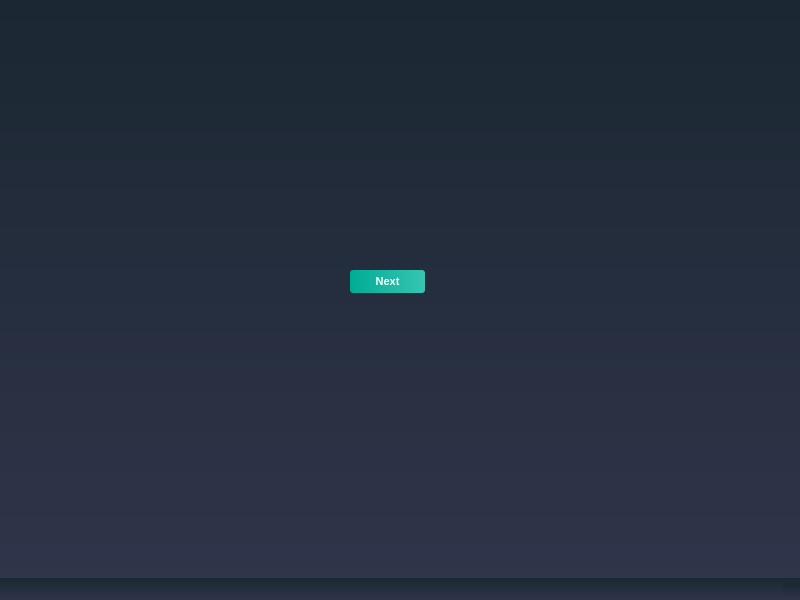
<?xml version="1.0" encoding="UTF-8"?>
<ui version="4.0">
 <class>MainWindow</class>
 <widget class="QMainWindow" name="MainWindow">
  <property name="geometry">
   <rect>
    <x>0</x>
    <y>0</y>
    <width>800</width>
    <height>600</height>
   </rect>
  </property>
  <property name="windowTitle">
   <string>MainWindow</string>
  </property>
  <property name="styleSheet">
   <string notr="true">/*-----QWidget-----*/

QWidget

{

	background-color: qlineargradient(spread:repeat, x1:1, y1:0, x2:1, y2:1, stop:0 rgba(27, 39, 50, 255),stop:1 rgba(47, 53, 74, 255));

	color: #000000;



}





/*-----QLabel-----*/

QLabel

{

	background-color: transparent;

	color: #c2c7d5;

	font-size: 13px;



}





/*-----QPushButton-----*/

QPushButton

{

	background-color: qlineargradient(spread:pad, x1:0, y1:0.511, x2:1, y2:0.511, stop:0 rgba(0, 172, 149, 255),stop:0.995192 rgba(54, 197, 177, 255));

	color: #fff;

	font-size: 11px;

	font-weight: bold;

	border: none;

	border-radius: 3px;

	padding: 5px;



}





QPushButton::pressed

{

	background-color: qlineargradient(spread:pad, x1:0, y1:0.511, x2:1, y2:0.511, stop:0 rgba(0, 207, 179, 255),stop:1 rgba(70, 255, 230, 255));



}





/*-----QCheckBox-----*/

QCheckBox

{

	background-color: transparent;

	color: #fff;

	font-size: 10px;

	font-weight: bold;

	border: none;

	border-radius: 5px;



}





/*-----QCheckBox-----*/

QCheckBox::indicator

{

    color: #b1b1b1;

    background-color: #323232;

    border: 1px solid darkgray;

    width: 12px;

    height: 12px;



}





QCheckBox::indicator:checked

{

    image:url(&quot;./ressources/check.png&quot;);

	background-color: qlineargradient(spread:pad, x1:0, y1:0.511, x2:1, y2:0.511, stop:0 rgba(0, 172, 149, 255),stop:0.995192 rgba(54, 197, 177, 255));;

    border: 1px solid #607cff;



}





QCheckBox::indicator:unchecked:hover

{

    border: 1px solid #08b099;



}





QCheckBox::disabled

{

	color: #656565;



}





QCheckBox::indicator:disabled

{

	background-color: #656565;

	color: #656565;

    border: 1px solid #656565;



}





/*-----QLineEdit-----*/

QLineEdit

{

	background-color: #c2c7d5;

	color: #000;

	font-weight: bold;

	border: none;

	border-radius: 2px;

	padding: 3px;



}







/*-----QListView-----*/

QListView

{

	background-color: qlineargradient(spread:pad, x1:1, y1:0, x2:1, y2:1, stop:0 rgba(50, 61, 80, 255),stop:1 rgba(44, 49, 69, 255));

	color: #fff;

	font-size: 12px;

	font-weight: bold;

	border: 1px solid #191919;

	show-decoration-selected: 0;



}





QListView::item

{

	color: #31cecb;

	background-color: #454e5e;

	border: none;

	padding: 5px;

	border-radius: 0px;

	padding-left : 10px;

	height: 42px;



}



QListView::item:selected

{

	color: #31cecb;

	background-color: #454e5e;



}





QListView::item:!selected

{

	color:white;

	background-color: transparent;

	border: none;

	padding-left : 10px;



}





QListView::item:!selected:hover

{

	color: #bbbcba;

	background-color: #454e5e;

	border: none;

	padding-left : 10px;



}





/*-----QTreeView-----*/

QTreeView 

{

	background-color: #232939;

	show-decoration-selected: 0;

	color: #c2c8d7;



}





QTreeView::item 

{

	border-top-color: transparent;

	border-bottom-color: transparent;



}





QTreeView::item:hover 

{

	background-color: #606060;

	color: #fff;



}





QTreeView::item:selected 

{

	background-color: #0ab19a;

	color: #fff;



}





QTreeView::item:selected:active

{

	background-color: #0ab19a;

	color: #fff;



}





QTreeView::branch:has-children:!has-siblings:closed,

QTreeView::branch:closed:has-children:has-siblings 

{

	image: url(://tree-closed.png);



}



QTreeView::branch:open:has-children:!has-siblings,

QTreeView::branch:open:has-children:has-siblings  

{

	image: url(://tree-open.png);



}





/*-----QTableView &amp; QTableWidget-----*/

QTableView

{

    background-color: #232939;

	border: 1px solid gray;

    color: #f0f0f0;

    gridline-color: #232939;

    outline : 0;



}





QTableView::disabled

{

    background-color: #242526;

    border: 1px solid #32414B;

    color: #656565;

    gridline-color: #656565;

    outline : 0;



}





QTableView::item:hover 

{

    background-color: #606060;

    color: #f0f0f0;



}





QTableView::item:selected 

{

	background-color: #0ab19a;

    color: #F0F0F0;



}





QTableView::item:selected:disabled

{

    background-color: #1a1b1c;

    border: 2px solid #525251;

    color: #656565;



}





QTableCornerButton::section

{

	background-color: #343a49;

    color: #fff;



}





QHeaderView::section

{

	color: #fff;

	border-top: 0px;

	border-bottom: 1px solid gray;

	border-right: 1px solid gray;

	background-color: #343a49;

    margin-top:1px;

	margin-bottom:1px;

	padding: 5px;



}





QHeaderView::section:disabled

{

    background-color: #525251;

    color: #656565;



}





QHeaderView::section:checked

{

    color: #fff;

    background-color: #0ab19a;



}





QHeaderView::section:checked:disabled

{

    color: #656565;

    background-color: #525251;



}





QHeaderView::section::vertical::first,

QHeaderView::section::vertical::only-one

{

    border-top: 1px solid #353635;



}





QHeaderView::section::vertical

{

    border-top: 1px solid #353635;



}





QHeaderView::section::horizontal::first,

QHeaderView::section::horizontal::only-one

{

    border-left: 1px solid #353635;



}





QHeaderView::section::horizontal

{

    border-left: 1px solid #353635;



}





/*-----QScrollBar-----*/

QScrollBar:horizontal 

{

    background-color: transparent;

    height: 8px;

    margin: 0px;

    padding: 0px;



}





QScrollBar::handle:horizontal 

{

    border: none;

	min-width: 100px;

    background-color: #56576c;



}





QScrollBar::add-line:horizontal, 

QScrollBar::sub-line:horizontal,

QScrollBar::add-page:horizontal, 

QScrollBar::sub-page:horizontal 

{

    width: 0px;

    background-color: transparent;



}





QScrollBar:vertical 

{

    background-color: transparent;

    width: 8px;

    margin: 0;



}





QScrollBar::handle:vertical 

{

    border: none;

	min-height: 100px;

    background-color: #56576c;



}





QScrollBar::add-line:vertical, 

QScrollBar::sub-line:vertical,

QScrollBar::add-page:vertical, 

QScrollBar::sub-page:vertical 

{

    height: 0px;

    background-color: transparent;



}

QGroupBox  {

    border: 1px solid gray;

    border-color: qlineargradient(spread:pad, x1:0, y1:0.511, x2:1, y2:0.511, stop:0 rgba(0, 172, 149, 255),stop:0.995192 rgba(54, 197, 177, 255));;

    margin-top: 27px;

    font-size: 14px;

    border-radius: 15px;

}



QGroupBox::title  {

    subcontrol-origin: margin;

    subcontrol-position: top center;

    padding: 5px 8000px 5px 8000px;

    background-color: qlineargradient(spread:pad, x1:0, y1:0.511, x2:1, y2:0.511, stop:0 rgba(0, 172, 149, 255),stop:0.995192 rgba(54, 197, 177, 255));;

    color: rgb(255, 255, 255);

}

QLineEdit {

    border: 2px solid gray;

    border-radius: 10px;

    padding: 0 8px;

    background: white;

    selection-background-color: darkgray;

}

QComboBox {

    border: 2px solid grey;

    border-radius: 10px;

    padding: 0 8px;

    min-width: 6em;

}



QComboBox:editable {

    background: white;

}



QComboBox:!editable, QComboBox::drop-down:editable {

     background: white;

}



/* QComboBox gets the &quot;on&quot; state when the popup is open */

QComboBox:!editable:on, QComboBox::drop-down:editable:on {

    background: qlineargradient(x1: 0, y1: 0, x2: 0, y2: 1,

                                stop: 0 #D3D3D3, stop: 0.4 #D8D8D8,

                                stop: 0.5 #DDDDDD, stop: 1.0 #E1E1E1);

}



QComboBox:on { /* shift the text when the popup opens */

    padding-top: 3px;

    padding-left: 4px;

}



QComboBox::drop-down {

    subcontrol-origin: padding;

    subcontrol-position: top right;

    width: 15px;



    border-left-width: 1px;

    border-left-color: darkgray;

    border-left-style: solid; /* just a single line */

    border-top-right-radius: 10px; /* same radius as the QComboBox */

    border-bottom-right-radius: 10px;

}



QComboBox::down-arrow {

    image: url(/usr/share/icons/crystalsvg/16x16/actions/1downarrow.png);

}



QComboBox::down-arrow:on { /* shift the arrow when popup is open */

    top: 1px;

    left: 1px;

}

QComboBox QAbstractItemView {

    border: 2px solid gray;

    selection-background-color: lightgray;

}

QTabWidget::pane { /* The tab widget frame */

    border-top: 2px solid #C2C7CB;

}



QTabWidget::tab-bar {

    left: 5px; /* move to the right by 5px */

}



/* Style the tab using the tab sub-control. Note that

    it reads QTabBar _not_ QTabWidget */

QTabBar::tab {

    background: qlineargradient(x1: 0, y1: 0, x2: 0, y2: 1,

                                stop: 0 #E1E1E1, stop: 0.4 #DDDDDD,

                                stop: 0.5 #D8D8D8, stop: 1.0 #D3D3D3);

    border: 2px solid qlineargradient(spread:pad, x1:0, y1:0.511, x2:1, y2:0.511, stop:0 rgba(0, 172, 149, 255),stop:0.995192 rgba(54, 197, 177, 255));;

    border-bottom-color: #C2C7CB; /* same as the pane color */

    border-top-left-radius: 4px;

    border-top-right-radius: 4px;

    min-width: 8ex;

    padding: 2px;

}



QTabBar::tab:selected, QTabBar::tab:hover {

    background: qlineargradient(spread:pad, x1:0, y1:0.511, x2:1, y2:0.511, stop:0 rgba(0, 172, 149, 255),stop:0.995192 rgba(54, 197, 177, 255));

}



QTabBar::tab:selected {

    border-color:qlineargradient(spread:pad, x1:0, y1:0.511, x2:1, y2:0.511, stop:0 rgba(0, 172, 149, 255),stop:0.995192 rgba(54, 197, 177, 255));

    border-bottom-color: #C2C7CB; /* same as pane color */

}



QTabBar::tab:!selected {

    margin-top: 2px; /* make non-selected tabs look smaller */

}



/* make use of negative margins for overlapping tabs */

QTabBar::tab:selected {

    /* expand/overlap to the left and right by 4px */

    margin-left: -4px;

    margin-right: -4px;

}



QTabBar::tab:first:selected {

    margin-left: 0; /* the first selected tab has nothing to overlap with on the left */

}



QTabBar::tab:last:selected {

    margin-right: 0; /* the last selected tab has nothing to overlap with on the right */

}



QTabBar::tab:only-one {

    margin: 0; /* if there is only one tab, we don't want overlapping margins */

}

QRadioButton{



	color:white;

	font:solid;

}

QDateEdit

{

    background-color: white;

	border: 2px solid grey;

    border-radius: 10px;

    padding: 0 8px;

    spacing: 5px; 

    min-width: 6em;

}





QDateEdit::drop-down {

    image: url(:/new/myapp/cbarrowdn.png);

    width:50px;

    height:15px;

    subcontrol-position: right top;

    subcontrol-origin:margin;

    background-color: white;

   	border: 2px solid grey;

    border-radius: 10px;

    padding: 0 8px;

    spacing: 5px; 

    min-width: 6em;

   spacing: 5px; 

}</string>
  </property>
  <widget class="QWidget" name="centralwidget">
   <widget class="QPushButton" name="next_button">
    <property name="geometry">
     <rect>
      <x>350</x>
      <y>270</y>
      <width>75</width>
      <height>23</height>
     </rect>
    </property>
    <property name="text">
     <string>Next</string>
    </property>
   </widget>
  </widget>
  <widget class="QMenuBar" name="menubar">
   <property name="geometry">
    <rect>
     <x>0</x>
     <y>0</y>
     <width>800</width>
     <height>22</height>
    </rect>
   </property>
  </widget>
  <widget class="QStatusBar" name="statusbar"/>
 </widget>
 <resources/>
 <connections/>
</ui>
